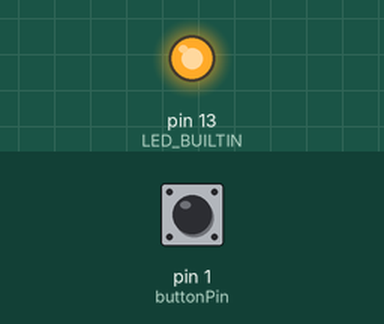
The sketch below on a simulated Arduino Leonardo, built for the host (arithmetic inside an expression is 32-bit, double 64-bit). Parts: output pins drawn as LEDs (lit = HIGH). The test bench sets the inputs (shaded band); at power-on: pin 1 (buttonPin) LOW. USB keyboard and mouse output is not drawn.

Above: at 0.1 s.
At 0.6 s:
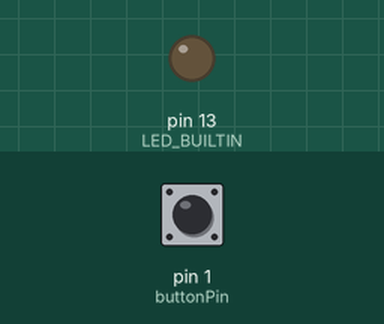
Timing chart, 0 to 2.1 s (numbered marks = the images above):
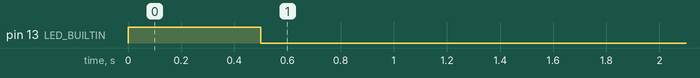

The sketch:

one_button_write.ino
```cpp
#include "Keyboard.h"
const int buttonPin = 1;
int buttonState = 0;
char t[] = "Hola Chacha paticha! Te amo mucho. \n  -Fuan-";

int len(char a[]) {
  int j;
  for (j=0;a[j]!=0;j++);
  return j;
}

void setup() {
  digitalWrite(LED_BUILTIN,HIGH);
  Keyboard.begin();
  pinMode(buttonPin, INPUT_PULLDOWN);
  pinMode(LED_BUILTIN, OUTPUT);
  delay(500);
  digitalWrite(LED_BUILTIN,LOW);
}

void loop() {
  buttonState = digitalRead(buttonPin);
  if (buttonState == HIGH) {
    digitalWrite(LED_BUILTIN,HIGH);
    for (int i=0;i<len(t);i++)
      Keyboard.write(t[i]);
    digitalWrite(LED_BUILTIN,LOW);
  }
}
```
